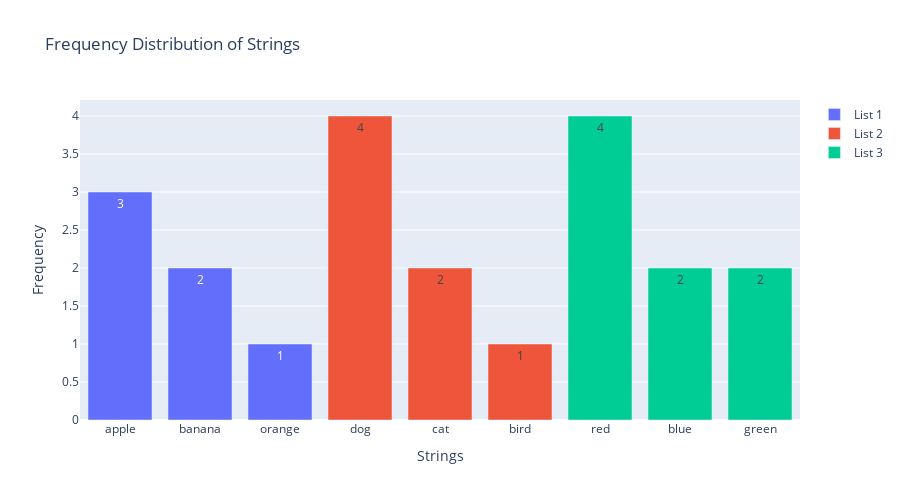

Notebook cell for this chart:
### Markdown cell above
```python 
import numpy as np
import torch
from typing import Tuple

def perform_action(self, attack_idx: int, defense_idx: int) -> Tuple[bool, float]:
    # Load a sample image (replace with your own logic)
    image = self.load_image("sample_image.jpg")

    # Apply the selected attack
    attacked_image = self.apply_attack(image, self.attacks[attack_idx])

    # Apply the selected defense
    defended_image = self.apply_defense(attacked_image, self.defenses[defense_idx])

    # Perform image classification using the loaded model
    inputs = self.feature_extractor(images=defended_image, return_tensors="pt")
    with torch.no_grad():
        logits = self.model(**inputs).logits
    predicted_label = logits.argmax(-1).item()

    # Evaluate the success of the attack and defense
    success = predicted_label != self.get_true_label(image)
    performance = self.evaluate_performance(image, defended_image)

    return success, performance

def load_image(self, image_path: str) -> np.ndarray:
    # Implement the logic to load and preprocess the image
    pass

def apply_attack(self, image: np.ndarray, attack: str) -> np.ndarray:
    # Implement the logic to apply the selected attack to the image
    pass

def apply_defense(self, image: np.ndarray, defense: str) -> np.ndarray:
    # Implement the logic to apply the selected defense to the image
    pass

def get_true_label(self, image: np.ndarray) -> int:
    # Implement the logic to get the true label of the image
    pass

def evaluate_performance(self, original_image: np.ndarray, defended_image: np.ndarray) -> float:
    # Implement the logic to evaluate the performance of the defense
    pass

```

### Code cell
from typing import List
import plotly.graph_objects as go
from collections import Counter

def plot_string_lists_analysis(*string_lists: List[str]) -> None:
    """
    Plots the frequency distribution of strings in multiple lists using Plotly.

    Args:
        *string_lists: Variable number of lists containing strings.

    Returns:
        None
    """
    fig = go.Figure()

    for i, string_list in enumerate(string_lists, start=1):
        # Count the frequency of each string in the list
        string_counts = Counter(string_list)

        # Extract the strings and their corresponding frequencies
        strings, frequencies = zip(*string_counts.items())

        # Create a bar trace for each string list
        trace = go.Bar(
            x=strings,
            y=frequencies,
            name=f"List {i}",
            text=frequencies,
            textposition="auto",
        )
        fig.add_trace(trace)

    # Customize the layout
    fig.update_layout(
        title="Frequency Distribution of Strings",
        xaxis_title="Strings",
        yaxis_title="Frequency",
        barmode="group",
        height=500,
    )

    # Display the plot
    fig.show()


# Example usage
list1 = ["apple", "banana", "apple", "orange", "banana", "apple"]
list2 = ["dog", "cat", "dog", "bird", "cat", "dog", "dog"]
list3 = ["red", "blue", "green", "red", "blue", "red", "green", "red"]

plot_string_lists_analysis(list1, list2, list3)

### Figure 1 — Plotly figure (JSON) as saved in the notebook; plotly's stock layout.template omitted (floating-point values rounded to 4 significant figures)
{"data": [{"name": "List 1", "text": ["3", "2", "1"], "textposition": "auto", "type": "bar", "x": ["apple", "banana", "orange"], "y": [3, 2, 1]}, {"name": "List 2", "text": ["4", "2", "1"], "textposition": "auto", "type": "bar", "x": ["dog", "cat", "bird"], "y": [4, 2, 1]}, {"name": "List 3", "text": ["4", "2", "2"], "textposition": "auto", "type": "bar", "x": ["red", "blue", "green"], "y": [4, 2, 2]}], "layout": {"barmode": "group", "height": 500, "title": {"text": "Frequency Distribution of Strings"}, "xaxis": {"title": {"text": "Strings"}}, "yaxis": {"title": {"text": "Frequency"}}}}
